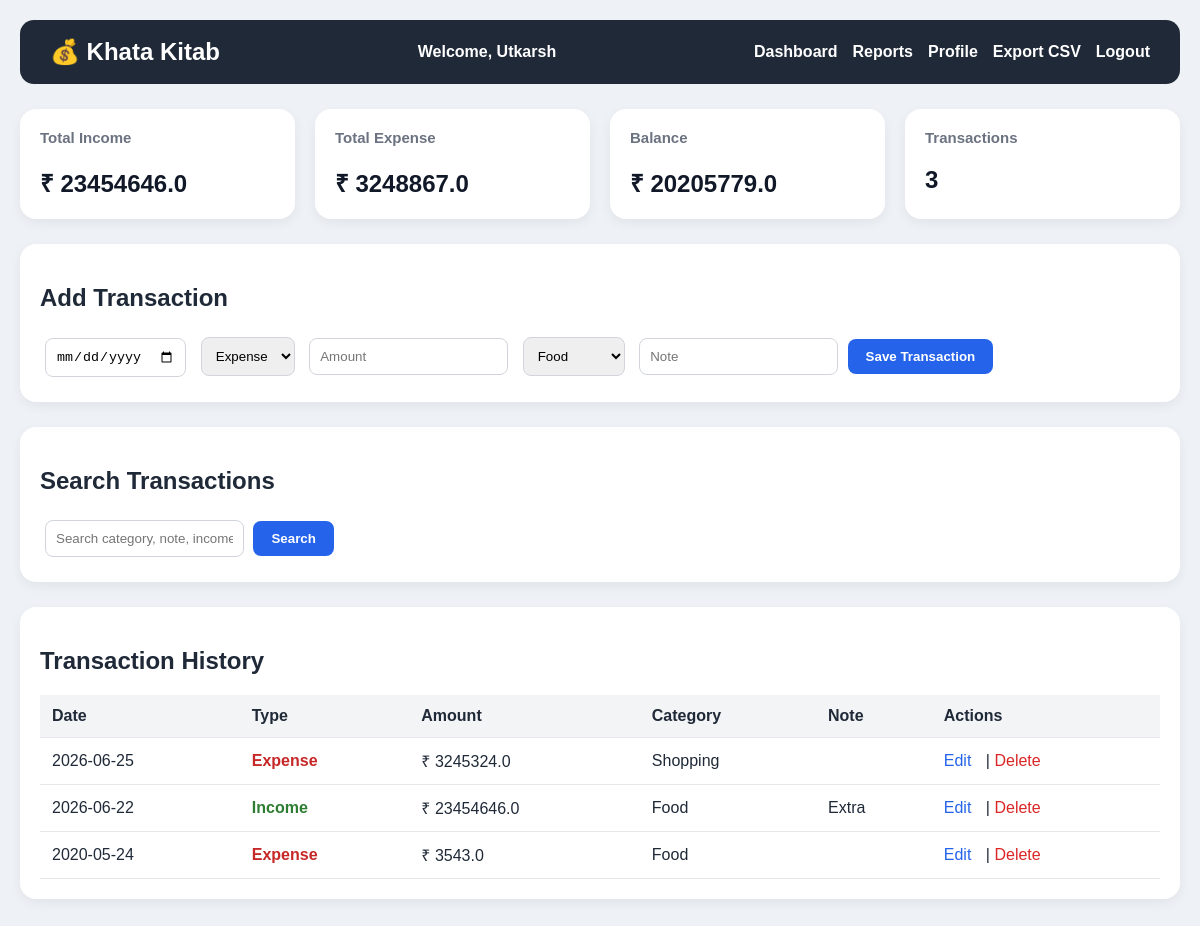
The app's page /dashboard (signed in) with its own data.
### tables this page shows
CREATE TABLE users(
    id INTEGER PRIMARY KEY AUTOINCREMENT,
        name TEXT NOT NULL,
            email TEXT UNIQUE NOT NULL,
                password_hash TEXT NOT NULL
                );

CREATE TABLE transactions(
        id INTEGER PRIMARY KEY AUTOINCREMENT,
        transaction_date TEXT,
        transaction_type TEXT,
        amount REAL,
        category TEXT,
        note TEXT
    , user_id INTEGER);

### app.py (the view)
@app.route("/dashboard")
@login_required
def home():
    search = request.args.get("search", "")
    user_id = current_user.id
    conn = get_db()
    cur = conn.cursor()
    if search:
        cur.execute("""
            SELECT *
            FROM transactions
            WHERE user_id=?
              AND (category LIKE ? OR note LIKE ? OR transaction_type LIKE ?)
            ORDER BY transaction_date DESC, id DESC
        """, (user_id, f"%{search}%", f"%{search}%", f"%{search}%"))
    else:
        cur.execute("""
            SELECT *
            FROM transactions
            WHERE user_id=?
            ORDER BY transaction_date DESC, id DESC
        """, (user_id,))
    transactions = cur.fetchall()
    cur.execute("""
        SELECT COALESCE(SUM(amount), 0)
        FROM transactions WHERE transaction_type='Income' AND user_id=?
    """, (user_id,))
    total_income = cur.fetchone()[0]
    cur.execute("""
        SELECT COALESCE(SUM(amount), 0)
        FROM transactions WHERE transaction_type='Expense' AND user_id=?
    """, (user_id,))
    total_expense = cur.fetchone()[0]
    balance = total_income - total_expense
    cur.execute(
        "SELECT COUNT(*) FROM transactions WHERE user_id=?", (user_id,)
    )
    transaction_count = cur.fetchone()[0]
    conn.close()
    return render_template(
        "index.html",
        transactions=transactions,
        total_income=round(total_income, 2),
        total_expense=round(total_expense, 2),
        balance=round(balance, 2),
        transaction_count=transaction_count,
        search=search
    )

### app.py (called while the page is built)
def get_db():
    return sqlite3.connect("khatakitab.db")

@login_manager.user_loader
def load_user(user_id):
    conn = get_db()
    cur = conn.cursor()
    cur.execute("SELECT id, name, email FROM users WHERE id=?", (user_id,))
    row = cur.fetchone()
    conn.close()
    if row:
        return User(row[0], row[1], row[2])
    return None

### templates/index.html (shortened to what this page needs)
{% extends "layout.html" %}
{% block content %}
<div class="cards">
    <div class="card">
        <h3>Total Income</h3>
        <h2>₹ {{ total_income }}</h2>
    </div>
    <div class="card">
        <h3>Total Expense</h3>
        <h2>₹ {{ total_expense }}</h2>
    </div>
    <div class="card">
        <h3>Balance</h3>
        <h2>₹ {{ balance }}</h2>
    </div>
    <div class="card">
        <h3>Transactions</h3>
        <h2>{{ transaction_count }}</h2>
    </div>
</div>
<div class="form-card">
    <h2>Add Transaction</h2>
    <form action="/add" method="post">
        <input type="date"
               name="transaction_date"
               required>
        <select name="transaction_type">
            <option>Expense</option>
        </select>
        <input type="number"
               step="0.01"
               name="amount"
               placeholder="Amount"
               required>
        <select name="category">
            <option>Food</option>
        </select>
        <input type="text"
               name="note"
               placeholder="Note">
        <button type="submit">
            Save Transaction
        </button>
    </form>
</div>
<div class="form-card">
    <h2>Search Transactions</h2>
    <form method="GET">
        <input
            type="text"
            name="search"
            value="{{ search }}"
            placeholder="Search category, note, income, expense">
        <button type="submit">
            Search
        </button>
    </form>
</div>
<div class="history">
<h2>Transaction History</h2>
<table>
<tr>
    <th>Date</th>
    <th>Type</th>
    <th>Amount</th>
    <th>Category</th>
    <th>Note</th>
    <th>Actions</th>
</tr>
{% for t in transactions %}
<tr>
    <td>{{ t[1] }}</td>
    <td>
        {% if t[2] == 'Income' %}
            <span class="income">Income</span>
        {% else %}
            <span class="expense">Expense</span>
        {% endif %}
    </td>
    <td>₹ {{ t[3] }}</td>
    <td>{{ t[4] }}</td>
    <td>{{ t[5] }}</td>
    <td>
        <a class="edit"
           href="/edit/{{ t[0] }}">
            Edit
        </a>
        |
        <a class="delete"
           href="/delete/{{ t[0] }}">
            Delete
        </a>
    </td>
</tr>
{% endfor %}
</table>
</div>
{% endblock %}

### templates/layout.html (shortened to what this page needs)
<!DOCTYPE html>
<html>
<head>
<link rel="stylesheet"
      href="{{ url_for('static', filename='style.css') }}">
</head>
<body>
<div class="navbar">
    <div class="logo">
        💰 Khata Kitab
    </div>
    <div class="user-info">
        {% if current_user.is_authenticated %}
            Welcome, {{ current_user.name }}
        {% endif %}
    </div>
    <div class="nav-links">
        <a href="/">Dashboard</a>
        <a href="/reports">Reports</a>
        <a href="/profile">Profile</a>
        <a href="/export">Export CSV</a>
        {% if current_user.is_authenticated %}
            <a href="/logout">Logout</a>
        {% else %}
            <a href="/login">Login</a>
            <a href="/signup">Signup</a>
        {% endif %}
    </div>
</div>
<div class="container">
    {% block content %}
    {% endblock %}
</div>
</body>
</html>

### static/style.css (style rules this page uses)
body { font-family: Arial, sans-serif; background:#eef2f7; margin:0; padding:20px; color:#1f2937; }
.navbar { background:#1f2937; color:white; padding:18px 30px; display:flex; justify-content:space-between; align-items:center; border-radius:14px; margin-bottom:25px; }
.logo { font-size:24px; font-weight:bold; }
.user-info { flex:1; text-align:center; font-size:16px; font-weight:600; color:white; }
.nav-links { display:flex; align-items:center; gap:15px; }
.nav-links a { color:white; text-decoration:none; font-weight:600; }
.container { max-width:1200px; margin:auto; }
.cards { display:flex; flex-wrap:wrap; gap:20px; margin-bottom:25px; }
.card { background:white; padding:20px; border-radius:16px; flex:1; min-width:220px; box-shadow:0 4px 12px rgba(0,0,0,0.06); }
.card h3 { margin-top:0; color:#6b7280; font-size:15px; }
.card h2 { margin-bottom:0; color:#111827; }
.form-card { background:white; padding:20px; border-radius:16px; margin-bottom:25px; box-shadow:0 4px 12px rgba(0,0,0,0.06); }
.history { background:white; padding:20px; border-radius:16px; margin-bottom:25px; box-shadow:0 4px 12px rgba(0,0,0,0.06); }
input, select { padding:10px; margin:5px; border:1px solid #d1d5db; border-radius:8px; }
button { background:#2563eb; color:white; border:none; padding:10px 18px; border-radius:8px; cursor:pointer; font-weight:bold; }
table { width:100%; border-collapse:collapse; }
th { background:#f3f4f6; }
th, td { padding:12px; border-bottom:1px solid #e5e7eb; text-align:left; }
.income { color:#2e7d32; font-weight:bold; }
.expense { color:#c62828; font-weight:bold; }
.edit { color:#2563eb; text-decoration:none; margin-right:10px; }
.delete { color:#dc2626; text-decoration:none; }

### records on screen
users: name "Utkarsh"
transactions: transaction_date "2026-06-25", transaction_type "Expense", amount "3245324.0", category "Shopping"
transactions: transaction_date "2026-06-22", transaction_type "Income", amount "23454646.0", category "Food", note "Extra"
transactions: transaction_date "2020-05-24", transaction_type "Expense", amount "3543.0", category "Food"

### other values on screen
{{ total_income }} "23454646.0"
{{ total_expense }} "3248867.0"
{{ balance }} "20205779.0"
{{ transaction_count }} "3"
